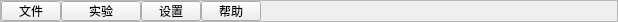
<?xml version="1.0" encoding="UTF-8"?>
<ui version="4.0">
 <class>MenuWidget</class>
 <widget class="QWidget" name="MenuWidget">
  <property name="geometry">
   <rect>
    <x>0</x>
    <y>0</y>
    <width>618</width>
    <height>22</height>
   </rect>
  </property>
  <property name="sizePolicy">
   <sizepolicy hsizetype="Preferred" vsizetype="Fixed">
    <horstretch>0</horstretch>
    <verstretch>0</verstretch>
   </sizepolicy>
  </property>
  <property name="maximumSize">
   <size>
    <width>16777215</width>
    <height>22</height>
   </size>
  </property>
  <property name="windowTitle">
   <string>MenuWidget</string>
  </property>
  <property name="styleSheet">
   <string notr="true"/>
  </property>
  <layout class="QVBoxLayout" name="verticalLayout">
   <property name="spacing">
    <number>0</number>
   </property>
   <property name="sizeConstraint">
    <enum>QLayout::SetDefaultConstraint</enum>
   </property>
   <property name="leftMargin">
    <number>0</number>
   </property>
   <property name="topMargin">
    <number>0</number>
   </property>
   <property name="rightMargin">
    <number>0</number>
   </property>
   <property name="bottomMargin">
    <number>0</number>
   </property>
   <item>
    <widget class="QFrame" name="frame">
     <property name="frameShape">
      <enum>QFrame::StyledPanel</enum>
     </property>
     <property name="frameShadow">
      <enum>QFrame::Raised</enum>
     </property>
     <property name="lineWidth">
      <number>0</number>
     </property>
     <layout class="QHBoxLayout" name="horizontalLayout">
      <property name="spacing">
       <number>0</number>
      </property>
      <property name="leftMargin">
       <number>0</number>
      </property>
      <property name="topMargin">
       <number>0</number>
      </property>
      <property name="rightMargin">
       <number>0</number>
      </property>
      <property name="bottomMargin">
       <number>0</number>
      </property>
      <item>
       <widget class="QPushButton" name="fileBtn">
        <property name="sizePolicy">
         <sizepolicy hsizetype="Fixed" vsizetype="Fixed">
          <horstretch>0</horstretch>
          <verstretch>0</verstretch>
         </sizepolicy>
        </property>
        <property name="maximumSize">
         <size>
          <width>60</width>
          <height>20</height>
         </size>
        </property>
        <property name="styleSheet">
         <string notr="true"/>
        </property>
        <property name="text">
         <string>文件</string>
        </property>
        <property name="flat">
         <bool>false</bool>
        </property>
       </widget>
      </item>
      <item>
       <widget class="QPushButton" name="expBtn">
        <property name="sizePolicy">
         <sizepolicy hsizetype="Fixed" vsizetype="Fixed">
          <horstretch>0</horstretch>
          <verstretch>0</verstretch>
         </sizepolicy>
        </property>
        <property name="maximumSize">
         <size>
          <width>100</width>
          <height>20</height>
         </size>
        </property>
        <property name="palette">
         <palette>
          <active>
           <colorrole role="Button">
            <brush brushstyle="SolidPattern">
             <color alpha="255">
              <red>240</red>
              <green>240</green>
              <blue>240</blue>
             </color>
            </brush>
           </colorrole>
          </active>
          <inactive>
           <colorrole role="Button">
            <brush brushstyle="SolidPattern">
             <color alpha="255">
              <red>240</red>
              <green>240</green>
              <blue>240</blue>
             </color>
            </brush>
           </colorrole>
          </inactive>
          <disabled>
           <colorrole role="Button">
            <brush brushstyle="SolidPattern">
             <color alpha="255">
              <red>240</red>
              <green>240</green>
              <blue>240</blue>
             </color>
            </brush>
           </colorrole>
          </disabled>
         </palette>
        </property>
        <property name="focusPolicy">
         <enum>Qt::StrongFocus</enum>
        </property>
        <property name="autoFillBackground">
         <bool>false</bool>
        </property>
        <property name="styleSheet">
         <string notr="true"/>
        </property>
        <property name="text">
         <string>实验</string>
        </property>
        <property name="flat">
         <bool>false</bool>
        </property>
       </widget>
      </item>
      <item>
       <widget class="QPushButton" name="settingBtn">
        <property name="sizePolicy">
         <sizepolicy hsizetype="Fixed" vsizetype="Fixed">
          <horstretch>0</horstretch>
          <verstretch>0</verstretch>
         </sizepolicy>
        </property>
        <property name="maximumSize">
         <size>
          <width>60</width>
          <height>20</height>
         </size>
        </property>
        <property name="styleSheet">
         <string notr="true"/>
        </property>
        <property name="text">
         <string>设置</string>
        </property>
        <property name="flat">
         <bool>false</bool>
        </property>
       </widget>
      </item>
      <item>
       <widget class="QPushButton" name="helpBtn">
        <property name="sizePolicy">
         <sizepolicy hsizetype="Fixed" vsizetype="Fixed">
          <horstretch>0</horstretch>
          <verstretch>0</verstretch>
         </sizepolicy>
        </property>
        <property name="maximumSize">
         <size>
          <width>60</width>
          <height>20</height>
         </size>
        </property>
        <property name="styleSheet">
         <string notr="true"/>
        </property>
        <property name="text">
         <string>帮助</string>
        </property>
        <property name="flat">
         <bool>false</bool>
        </property>
       </widget>
      </item>
      <item>
       <spacer name="horizontalSpacer">
        <property name="orientation">
         <enum>Qt::Horizontal</enum>
        </property>
        <property name="sizeHint" stdset="0">
         <size>
          <width>203</width>
          <height>20</height>
         </size>
        </property>
       </spacer>
      </item>
     </layout>
    </widget>
   </item>
  </layout>
  <action name="newExpAction">
   <property name="icon">
    <iconset resource="../../FCS.qrc">
     <normaloff>:/MainWindow/Resources/Images/Big.jpg</normaloff>:/MainWindow/Resources/Images/Big.jpg</iconset>
   </property>
   <property name="text">
    <string>新建实验</string>
   </property>
   <property name="toolTip">
    <string>新建实验</string>
   </property>
  </action>
  <action name="openExpAction">
   <property name="text">
    <string>打开实验</string>
   </property>
   <property name="toolTip">
    <string>打开实验</string>
   </property>
  </action>
  <action name="saveExpAction">
   <property name="text">
    <string>保存实验</string>
   </property>
   <property name="toolTip">
    <string>保存实验</string>
   </property>
  </action>
 </widget>
 <layoutdefault spacing="6" margin="11"/>
 <resources>
  <include location="../../FCS.qrc"/>
 </resources>
 <connections/>
</ui>
